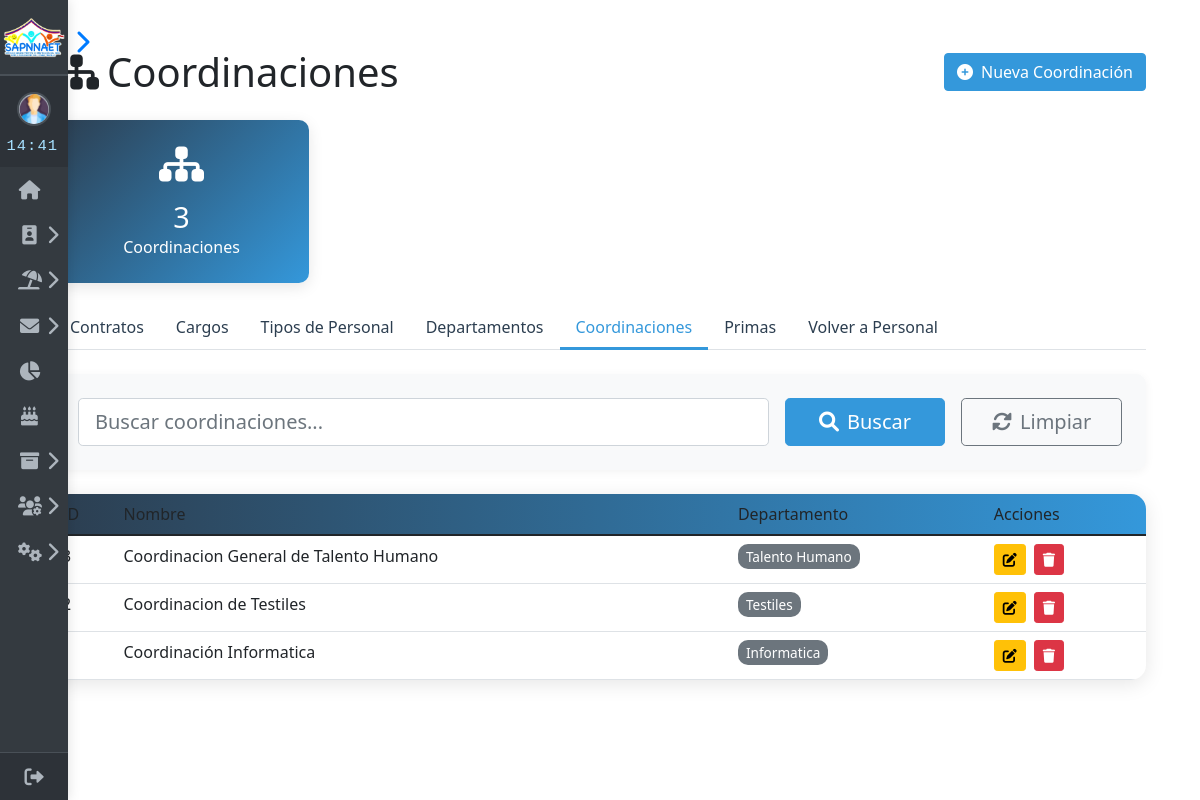
Page /inicio/gestion/gestion_coordinaciones.php (signed in) on the committed database.
### tables this page shows
CREATE TABLE `coordinaciones` (
  `id_coordinacion` int NOT NULL AUTO_INCREMENT,
  `nombre` varchar(100) NOT NULL,
  `id_departamento` int DEFAULT NULL,
  PRIMARY KEY (`id_coordinacion`),
  KEY `id_departamento` (`id_departamento`),
  CONSTRAINT `coordinaciones_ibfk_1` FOREIGN KEY (`id_departamento`) REFERENCES `departamentos` (`id_departamento`)
);

CREATE TABLE `departamentos` (
  `id_departamento` int NOT NULL AUTO_INCREMENT,
  `nombre` varchar(100) NOT NULL,
  PRIMARY KEY (`id_departamento`)
);

### inicio/gestion/gestion_coordinaciones.php (the view, shortened to what this page needs)
<?php
require 'conexion/conexion_db.php';
$registros_por_pagina = 10;
$pagina_actual = isset($_GET['pagina']) ? (int)$_GET['pagina'] : 1;
$offset = ($pagina_actual - 1) * $registros_por_pagina;
$busqueda = isset($_GET['busqueda']) ? trim($_GET['busqueda']) : '';
$condicion = '';
$parametros = [];
$sql_total = "SELECT COUNT(*) AS total FROM coordinaciones c $condicion";
$stmt_total = $conexion->prepare($sql_total);
$stmt_total->execute();
$total_registros = $stmt_total->get_result()->fetch_assoc()['total'];
$sql = "SELECT c.*, d.nombre AS nombre_departamento
        FROM coordinaciones c
        LEFT JOIN departamentos d ON c.id_departamento = d.id_departamento
        $condicion
        ORDER BY c.id_coordinacion DESC
        LIMIT ? OFFSET ?";
$stmt = $conexion->prepare($sql);
if (!empty($parametros)) {
    $parametros[] = $registros_por_pagina;
    $parametros[] = $offset;
    $stmt->bind_param(str_repeat('s', count($parametros) - 2) . 'ii', ...$parametros);
} else {
    $stmt->bind_param("ii", $registros_por_pagina, $offset);
}
$stmt->execute();
$resultado = $stmt->get_result();
$coordinaciones = $resultado->fetch_all(MYSQLI_ASSOC);
require $_SERVER['DOCUMENT_ROOT']."/proyecto/inicio/sidebar.php";
?>
<!DOCTYPE html>
<html lang="es">
<head>
    <link href="https://cdn.jsdelivr.net/npm/bootstrap@5.1.3/dist/css/bootstrap.min.css" rel="stylesheet">
    <link rel="stylesheet" href="https://cdnjs.cloudflare.com/ajax/libs/font-awesome/6.0.0/css/all.min.css">
</head>
<body>
    <div class="container py-5">
        <div class="d-flex justify-content-between align-items-center mb-4">
            <h1 class="mb-0"><i class="fas fa-sitemap me-2"></i>Coordinaciones</h1>
            <div>
                <button class="btn btn-primary" data-bs-toggle="modal" data-bs-target="#addModal">
                    <i class="fas fa-plus-circle me-2"></i>Nueva Coordinación
                </button>
            </div>
        </div>
        <div class="row">
            <div class="col-md-3">
                <div class="stats-card text-center">
                    <i class="fas fa-sitemap"></i>
                    <h3><?= $total_registros ?></h3>
                    <p class="mb-0">Coordinaciones</p>
                </div>
            </div>
        </div>
        <ul class="nav nav-tabs mb-4">
            <li class="nav-item">
                <a class="nav-link" href="gestion_contrato.php">Contratos</a>
            </li>
            <li class="nav-item">
                <a class="nav-link" href="gestion_cargos.php">Cargos</a>
            </li>
            <li class="nav-item">
                <a class="nav-link" href="gestion_tpersonal.php">Tipos de Personal</a>
            </li>
            <li class="nav-item">
                <a class="nav-link" href="gestion_departamentos.php">Departamentos</a>
            </li>
            <li class="nav-item">
                <a class="nav-link active" href="gestion_coordinaciones.php">Coordinaciones</a>
            </li>
            <li class="nav-item">
                <a class="nav-link" href="gestion_primas.php">Primas</a>
            </li>
            <li class="nav-item">
                <a class="nav-link" href="gestion_personal.php">Volver a Personal</a>
            </li>
        </ul>
        <div class="search-container">
            <form method="GET" class="row g-3">
                <div class="col-md-8">
                    <input type="text" name="busqueda" class="form-control form-control-lg"
                        placeholder="Buscar coordinaciones..."
                        value="<?= htmlspecialchars($busqueda) ?>">
                </div>
                <div class="col-md-2">
                    <button type="submit" class="btn btn-primary btn-lg w-100">
                        <i class="fas fa-search me-2"></i>Buscar
                    </button>
                </div>
                <div class="col-md-2">
                    <a href="gestion_coordinaciones.php" class="btn btn-outline-secondary btn-lg w-100">
                        <i class="fas fa-sync-alt me-2"></i>Limpiar
                    </a>
                </div>
            </form>
        </div>
        <div class="data-table">
            <table class="table table-hover mb-0">
                <thead>
                    <tr>
                        <th>ID</th>
                        <th>Nombre</th>
                        <th>Departamento</th>
                        <th>Acciones</th>
                    </tr>
                </thead>
                <tbody>
                    <?php if(count($coordinaciones) > 0): ?>
                        <?php foreach($coordinaciones as $coordinacion): ?>
                            <tr>
                                <td><?= $coordinacion['id_coordinacion'] ?></td>
                                <td><?= htmlspecialchars($coordinacion['nombre']) ?></td>
                                <td>
                                    <?php if ($coordinacion['nombre_departamento']): ?>
                                        <span class="badge-departamento">
                                            <?= htmlspecialchars($coordinacion['nombre_departamento']) ?>
                                        </span>
                                    <?php else: ?>
                                        <span class="text-muted">Sin departamento asignado</span>
                                    <?php endif; ?>
                                </td>
                                <td>
                                    <div class="d-flex gap-2">
                                        <button class="btn btn-sm btn-warning edit-btn"
                                            data-id="<?= $coordinacion['id_coordinacion'] ?>"
                                            data-nombre="<?= htmlspecialchars($coordinacion['nombre']) ?>"
                                            data-id_departamento="<?= $coordinacion['id_departamento'] ?>">
                                            <i class="fas fa-edit"></i>
                                        </button>
                                        <form method="POST" class="d-inline">
                                            <button type="submit"
                                                name="eliminar_coordinacion"
                                                class="btn btn-sm btn-danger"
                                                title="Eliminar"
                                                onclick="return confirm('¿Está seguro de eliminar esta coordinación?')">
                                                <i class="fas fa-trash"></i>
                                            </button>
                                        </form>
                                    </div>
                                </td>
                            </tr>
                        <?php endforeach; ?>
                    <?php endif; ?>
                </tbody>
            </table>
        </div>
    </div>
</body>
</html>

### inicio/sidebar.php (style rules this page uses)
body { margin: 0; font-family: 'Arial', sans-serif; }

### inicio/gestion/gestion_coordinaciones.php (style rules this page uses)
:root { --primary-color: #2c3e50; --secondary-color: #3498db; --success-color: #28a745; --danger-color: #dc3545; --warning-color: #ffc107; }
.data-table { background: white; border-radius: 15px; box-shadow: 0 4px 20px rgba(0,0,0,0.1); overflow: hidden; margin-bottom: 2rem; }
.table thead { background: linear-gradient(to right, var(--primary-color), var(--secondary-color)); color: white; }
.table th { font-weight: 500; vertical-align: middle; }
.search-container { background-color: #f8f9fa; border-radius: 10px; padding: 1.5rem; margin-bottom: 1.5rem; box-shadow: 0 2px 10px rgba(0,0,0,0.05); }
.stats-card { background: linear-gradient(135deg, var(--primary-color), var(--secondary-color)); color: white; border-radius: 10px; padding: 1.5rem; margin-bottom: 1.5rem; box-shadow: 0 4px 15px rgba(0,0,0,0.1); }
.stats-card i { font-size: 2.5rem; margin-bottom: 1rem; }
.stats-card h3 { font-size: 1.8rem; margin-bottom: 0; }
.btn-primary { background-color: var(--secondary-color); border-color: var(--secondary-color); }
.nav-tabs .nav-link { border: none; color: var(--primary-color); font-weight: 500; }
.nav-tabs .nav-link.active { border-bottom: 3px solid var(--secondary-color); color: var(--secondary-color); }
.badge-departamento { background-color: #6c757d; color: white; padding: 3px 8px; border-radius: 10px; font-size: 0.85rem; }

### rows in the picture
coordinaciones: nombre "Coordinacion General de Talento Humano", id_departamento.nombre "Talento Humano"
coordinaciones: nombre "Coordinacion de Testiles", id_departamento.nombre "Testiles"
coordinaciones: nombre "Coordinación Informatica", id_departamento.nombre "Informatica"

### other values in the picture
$total_registros "3"
